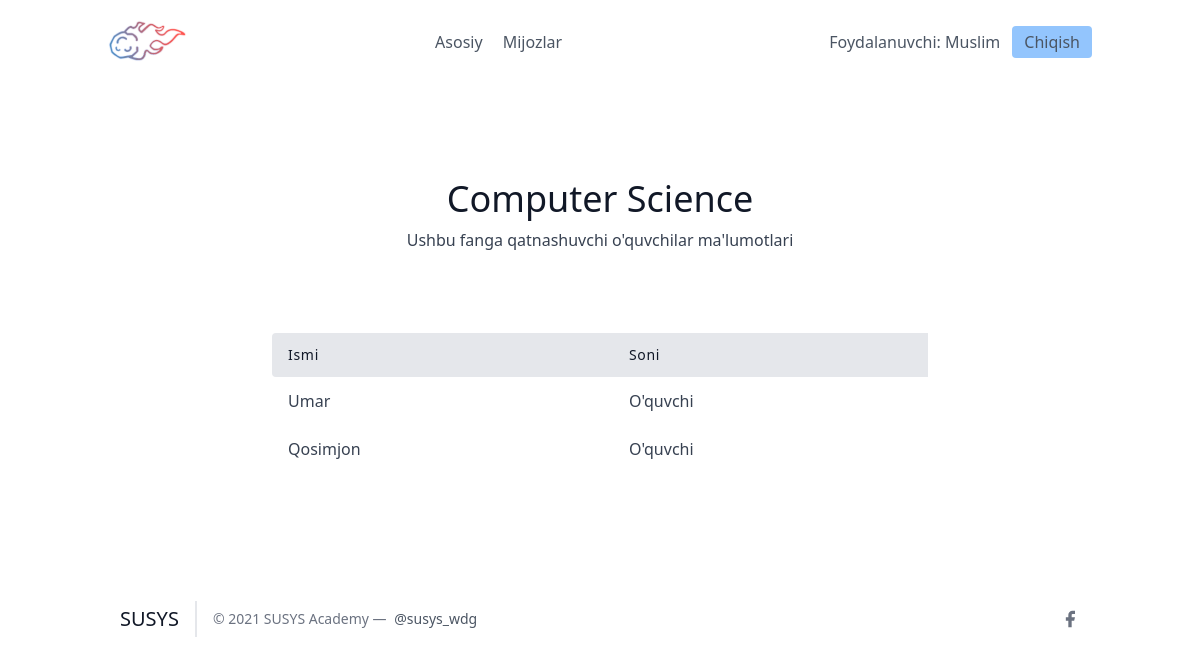
The app's page /leads/categories/1/ (signed in) with its own data.
### leads/models.py (models this page shows, shortened)
class User(AbstractUser):
    is_organisor = models.BooleanField(default=True)
    is_agent = models.BooleanField(default=False)

class Category(models.Model):
    name = models.CharField(max_length=30)
    organisation = models.ForeignKey(UserProfile, on_delete=models.CASCADE)

class Lead(models.Model):
    ismi = models.CharField(max_length=20)
    familiyasi = models.CharField(max_length=20)
    yoshi = models.IntegerField(default=0)
    organisation = models.ForeignKey(UserProfile, on_delete=models.CASCADE)
    agent = models.ForeignKey("Agent", null=True, blank=True, on_delete=models.SET_NULL)
    category = models.ForeignKey("Category", related_name='leads', null=True,  blank=True, on_delete=models.SET_NULL)
    izoh = models.TextField()
    sana = models.DateTimeField(auto_now_add=True)
    telefon = models.CharField(max_length=20)
    email = models.EmailField()

### leads/views.py (the view)
# urls.py: path('categories/<int:pk>/', CategoryDetailView.as_view(), name="category-detail"),
class CategoryDetailView(LoginRequiredMixin, DeleteView):
    template_name = "leads/category_detail.html"
    context_object_name = "category"
    def get_queryset(self):
        user = self.request.user
        if user.is_organisor:
            queryset = Category.objects.filter(
                organisation = user.userprofile
            )
        else:
            queryset = Category.objects.filter(organisation = user.agent.organisation
            )
        return queryset

### leads/templates/leads/category_detail.html
{% extends "base.html" %}
{% block content %}
<section class="text-gray-700 body-font">
    <div class="container px-5 py-24 mx-auto">
      <div class="flex flex-col text-center w-full mb-20">
        <h1 class="sm:text-4xl text-3xl font-medium title-font mb-2 text-gray-900">{{ category.name }}</h1>
        <p class="lg:w-2/3 mx-auto leading-relaxed text-base">
            Ushbu fanga qatnashuvchi o'quvchilar ma'lumotlari
        </p>
      </div>
      <div class="lg:w-2/3 w-full mx-auto overflow-auto">
        <table class="table-auto w-full text-left whitespace-no-wrap">
          <thead>
            <tr>
              <th class="px-4 py-3 title-font tracking-wider font-medium text-gray-900 text-sm bg-gray-200 rounded-tl rounded-bl">Ismi</th>
              <th class="px-4 py-3 title-font tracking-wider font-medium text-gray-900 text-sm bg-gray-200">Soni</th>
            </tr>
          </thead>
          <tbody>
            {% for lead in category.leads.all %}
                <tr>
                    <td class="px-4 py-3">
                      <a class="hover:text-blue-500" href="{% url 'leads:detallar' lead.pk %}">{{ lead.ismi }}</a>
                    </td>
                    <td class="px-4 py-3">O'quvchi</td>
                </tr>
            {% endfor %}
          </tbody>
        </table>
      </div>
    </div>
  </section>
{% endblock content %}

### frontend/details/navbar.html (shortened to what this page needs)
{% load static %}
<header class="text-gray-600 body-font">
  <div class="container mx-auto flex flex-wrap p-5 flex-col md:flex-row items-center">
    <a class="flex title-font font-medium items-center text-gray-900 mb-4 md:mb-0">
      <img src="{% static 'images/logo.png' %}" style="width: 80px;" alt="Logo">
    </a>
    <nav class="md:ml-auto md:mr-auto flex flex-wrap items-center text-base justify-center">
      <a href="/" class="mr-5 hover:text-gray-900">Asosiy</a>
    {% if not request.user.is_authenticated %}
      </nav>
        <button class="inline-flex items-center bg-blue-300 border-0 py-1 px-3 focus:outline-none hover:bg-blue-200 rounded text-base mt-4 md:mt-0" style="margin-right: 20px">
          <a  href="{% url 'signup' %}">Ro'yxatdan o'tish
          </a>
        </button>
      {% else %}
        <a href="/leads/" class="mr-5 hover:text-gray-900">Mijozlar</a>
      </nav>
    {% endif %}
    {% if request.user.is_authenticated %}
      Foydalanuvchi: {{ request.user.username }}
      <button class="ml-3 inline-flex items-center bg-blue-300 border-0 py-1 px-3 focus:outline-none hover:bg-blue-200 rounded text-base mt-4 md:mt-0">
        <a  href="{% url 'logout' %}">Chiqish
        </a>
      </button>
    {% else %}
    <button class="inline-flex items-center bg-blue-300 border-0 py-1 px-3 focus:outline-none hover:bg-blue-200 rounded text-base mt-4 md:mt-0">
      <a href="{% url 'login' %}">Kirish
    </a>
    </button>
    {% endif %}
  </div>
</header>

### records on screen
User: user.username "Muslim"
Category: name "Computer Science"
Lead: ismi "Umar"
Lead: ismi "Qosimjon"
